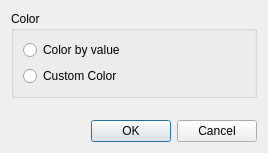
<?xml version="1.0" encoding="UTF-8"?>
<ui version="4.0">
 <class>GeoDataPolygonGroupColorSettingDialog</class>
 <widget class="QDialog" name="GeoDataPolygonGroupColorSettingDialog">
  <property name="geometry">
   <rect>
    <x>0</x>
    <y>0</y>
    <width>268</width>
    <height>153</height>
   </rect>
  </property>
  <property name="windowTitle">
   <string>Polygon Color Setting</string>
  </property>
  <layout class="QVBoxLayout" name="verticalLayout_2">
   <item>
    <widget class="QGroupBox" name="colorGroupBox">
     <property name="title">
      <string>Color</string>
     </property>
     <layout class="QVBoxLayout" name="verticalLayout">
      <item>
       <widget class="QRadioButton" name="byValueRadioButton">
        <property name="locale">
         <locale language="English" country="UnitedStates"/>
        </property>
        <property name="text">
         <string>Color by value</string>
        </property>
       </widget>
      </item>
      <item>
       <layout class="QHBoxLayout" name="horizontalLayout">
        <item>
         <widget class="QRadioButton" name="arbitraryRadioButton">
          <property name="text">
           <string>Custom Color</string>
          </property>
         </widget>
        </item>
        <item>
         <widget class="ColorEditWidget" name="colorEditWidget">
          <property name="minimumSize">
           <size>
            <width>50</width>
            <height>0</height>
           </size>
          </property>
         </widget>
        </item>
        <item>
         <spacer name="horizontalSpacer">
          <property name="orientation">
           <enum>Qt::Horizontal</enum>
          </property>
          <property name="sizeHint" stdset="0">
           <size>
            <width>40</width>
            <height>20</height>
           </size>
          </property>
         </spacer>
        </item>
       </layout>
      </item>
     </layout>
    </widget>
   </item>
   <item>
    <widget class="TransparencyWidget" name="transparencyWidget" native="true"/>
   </item>
   <item>
    <spacer name="verticalSpacer">
     <property name="orientation">
      <enum>Qt::Vertical</enum>
     </property>
     <property name="sizeHint" stdset="0">
      <size>
       <width>20</width>
       <height>0</height>
      </size>
     </property>
    </spacer>
   </item>
   <item>
    <widget class="QDialogButtonBox" name="buttonBox">
     <property name="orientation">
      <enum>Qt::Horizontal</enum>
     </property>
     <property name="standardButtons">
      <set>QDialogButtonBox::Cancel|QDialogButtonBox::Ok</set>
     </property>
    </widget>
   </item>
  </layout>
 </widget>
 <customwidgets>
  <customwidget>
   <class>ColorEditWidget</class>
   <extends>QLabel</extends>
   <header>guibase/widget/coloreditwidget.h</header>
   <container>1</container>
  </customwidget>
  <customwidget>
   <class>TransparencyWidget</class>
   <extends>QWidget</extends>
   <header>guibase/widget/transparencywidget.h</header>
   <container>1</container>
  </customwidget>
 </customwidgets>
 <resources/>
 <connections>
  <connection>
   <sender>buttonBox</sender>
   <signal>accepted()</signal>
   <receiver>GeoDataPolygonGroupColorSettingDialog</receiver>
   <slot>accept()</slot>
   <hints>
    <hint type="sourcelabel">
     <x>248</x>
     <y>254</y>
    </hint>
    <hint type="destinationlabel">
     <x>157</x>
     <y>274</y>
    </hint>
   </hints>
  </connection>
  <connection>
   <sender>buttonBox</sender>
   <signal>rejected()</signal>
   <receiver>GeoDataPolygonGroupColorSettingDialog</receiver>
   <slot>reject()</slot>
   <hints>
    <hint type="sourcelabel">
     <x>316</x>
     <y>260</y>
    </hint>
    <hint type="destinationlabel">
     <x>286</x>
     <y>274</y>
    </hint>
   </hints>
  </connection>
 </connections>
</ui>
